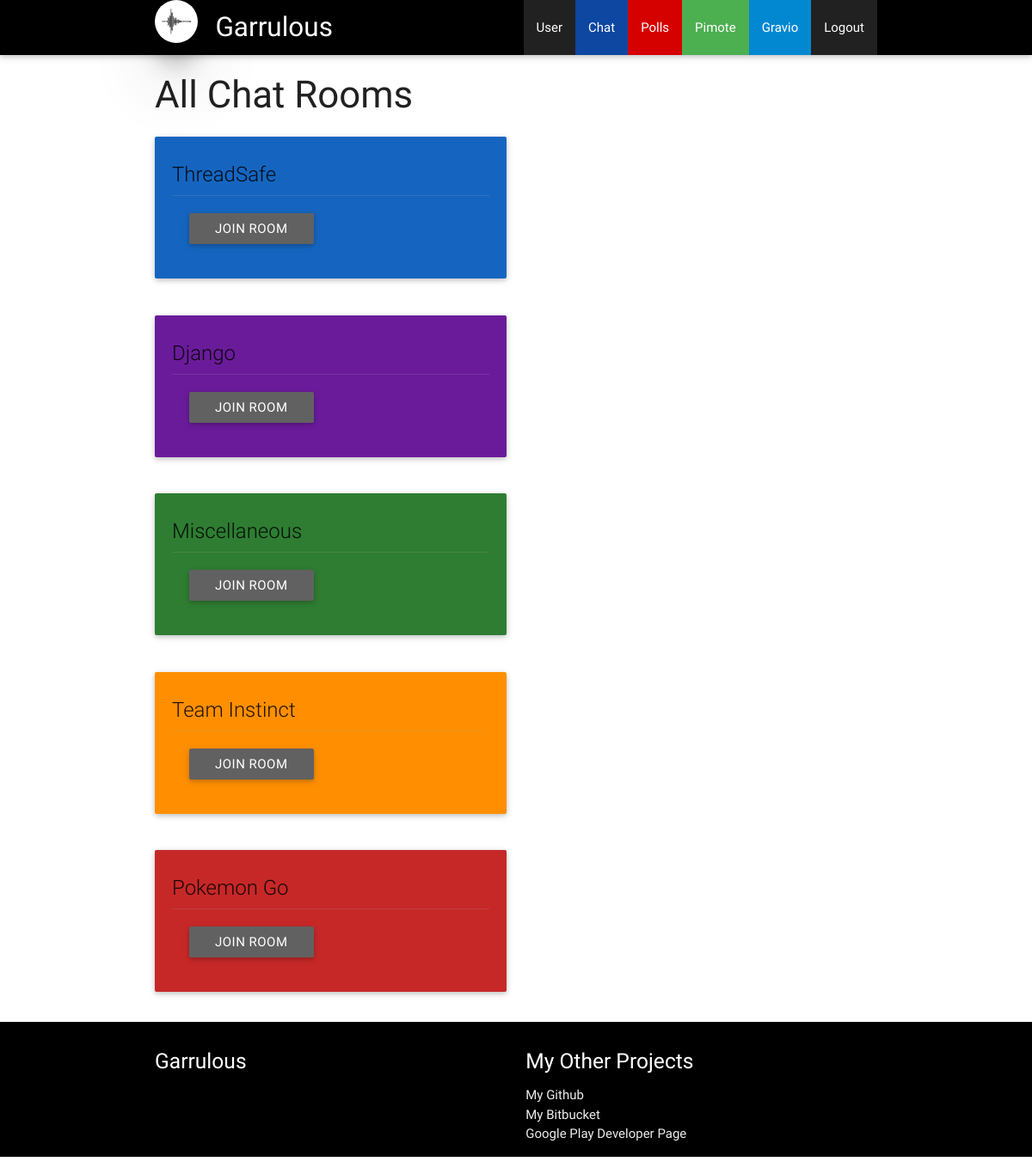
The page /chat/ (signed in) on the database its author committed.
### chat/models.py (models this page shows, shortened)
class Chat_Room(models.Model):
	title = models.CharField(max_length=200)
	color = models.ForeignKey(Color, default=None, on_delete=models.CASCADE, null=True)
	image = models.ImageField(upload_to='chat/static/chat/', null=True)

### chat/views.py (the view)
@login_required
def view_all_rooms(request):
	chat_rooms = Chat_Room.objects.all()
	chat_user = getChat_User(request)
	context = { "chat_rooms" : chat_rooms, "chat_user" : chat_user }
	return render(request, "chat/all.html", context)

### chat/models.py (called while the page is built)
	def getMaterializeClass(self):
		return self.title.lower().replace(" ","-")

	def getDarkened(self,num):
		return self.getMaterializeClass()+" darken-"+str(num)

	def getDarkened3(self):
		return self.getDarkened(3)

### chat/views.py (called while the page is built)
def getChat_User(request):
		chat_user = [cu for cu in Chat_User.objects.all() if cu.django_user.id == request.user.id][0]
		return chat_user

### chat/templates/chat/all.html
{% extends 'chat/base.html' %}
{% block nav_buttons_block %}
<li class="grey darken-4"><a href="/chat/{{ chat_user.id }}/edit_user">User</a></li>
{% endblock %}
{% block body_block %}
<div class="container">
	<h3>All Chat Rooms</h3>
	{% for room in chat_rooms %}
		<div class="row">
			<div class="col s12 m6">
				{% if room.color %}
					<div class="card hoverable {{ room.color.getDarkened3 }}">
				{% else %}
					<div class="card hoverable grey">
				{% endif%}
					<div class="card-content">
						<span class="card-title">{{ room.title }}</span>
						<div class="card-action">
							<a class="waves-effect waves-light grey darken-2 btn" href="/chat/{{room.title}}/">Join Room</a>
						</div>
					</div>
				</div>
			</div>
		</div>
	{% endfor %}
</div>
{% endblock %}

### rows shown on the page
Chat_Room: title "ThreadSafe"
Chat_Room: title "Django"
Chat_Room: title "Miscellaneous"
Chat_Room: title "Team Instinct"
Chat_Room: title "Pokemon Go"
